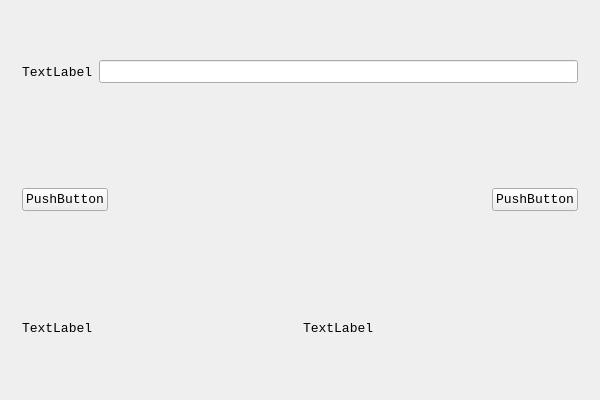
<?xml version="1.0" encoding="UTF-8"?>
<ui version="4.0">
 <class>FileRevClass</class>
 <widget class="QWidget" name="FileRevClass">
  <property name="geometry">
   <rect>
    <x>0</x>
    <y>0</y>
    <width>600</width>
    <height>400</height>
   </rect>
  </property>
  <property name="font">
   <font>
    <family>Consolas</family>
    <pointsize>10</pointsize>
   </font>
  </property>
  <property name="windowTitle">
   <string>FileRev</string>
  </property>
  <property name="windowIcon">
   <iconset resource="FileRev.qrc">
    <normaloff>:/FileRev.ico</normaloff>:/FileRev.ico</iconset>
  </property>
  <layout class="QVBoxLayout" name="verticalLayout">
   <item>
    <widget class="QWidget" name="widget" native="true">
     <layout class="QHBoxLayout" name="horizontalLayout_2">
      <item>
       <widget class="QLabel" name="labelPath">
        <property name="text">
         <string>TextLabel</string>
        </property>
       </widget>
      </item>
      <item>
       <widget class="QLineEdit" name="lineEdit"/>
      </item>
     </layout>
    </widget>
   </item>
   <item>
    <widget class="QWidget" name="widget_2" native="true">
     <layout class="QHBoxLayout" name="horizontalLayout">
      <item>
       <widget class="QPushButton" name="buttonBrowse">
        <property name="text">
         <string>PushButton</string>
        </property>
       </widget>
      </item>
      <item>
       <spacer name="horizontalSpacer">
        <property name="orientation">
         <enum>Qt::Horizontal</enum>
        </property>
        <property name="sizeHint" stdset="0">
         <size>
          <width>40</width>
          <height>20</height>
         </size>
        </property>
       </spacer>
      </item>
      <item>
       <widget class="QPushButton" name="buttonReverse">
        <property name="text">
         <string>PushButton</string>
        </property>
       </widget>
      </item>
     </layout>
    </widget>
   </item>
   <item>
    <widget class="QWidget" name="widget_3" native="true">
     <layout class="QHBoxLayout" name="horizontalLayout_3">
      <item>
       <widget class="QLabel" name="labelChar">
        <property name="text">
         <string>TextLabel</string>
        </property>
       </widget>
      </item>
      <item>
       <widget class="QLabel" name="labelType">
        <property name="text">
         <string>TextLabel</string>
        </property>
       </widget>
      </item>
     </layout>
    </widget>
   </item>
  </layout>
 </widget>
 <layoutdefault spacing="6" margin="11"/>
 <resources>
  <include location="FileRev.qrc"/>
 </resources>
 <connections/>
</ui>
